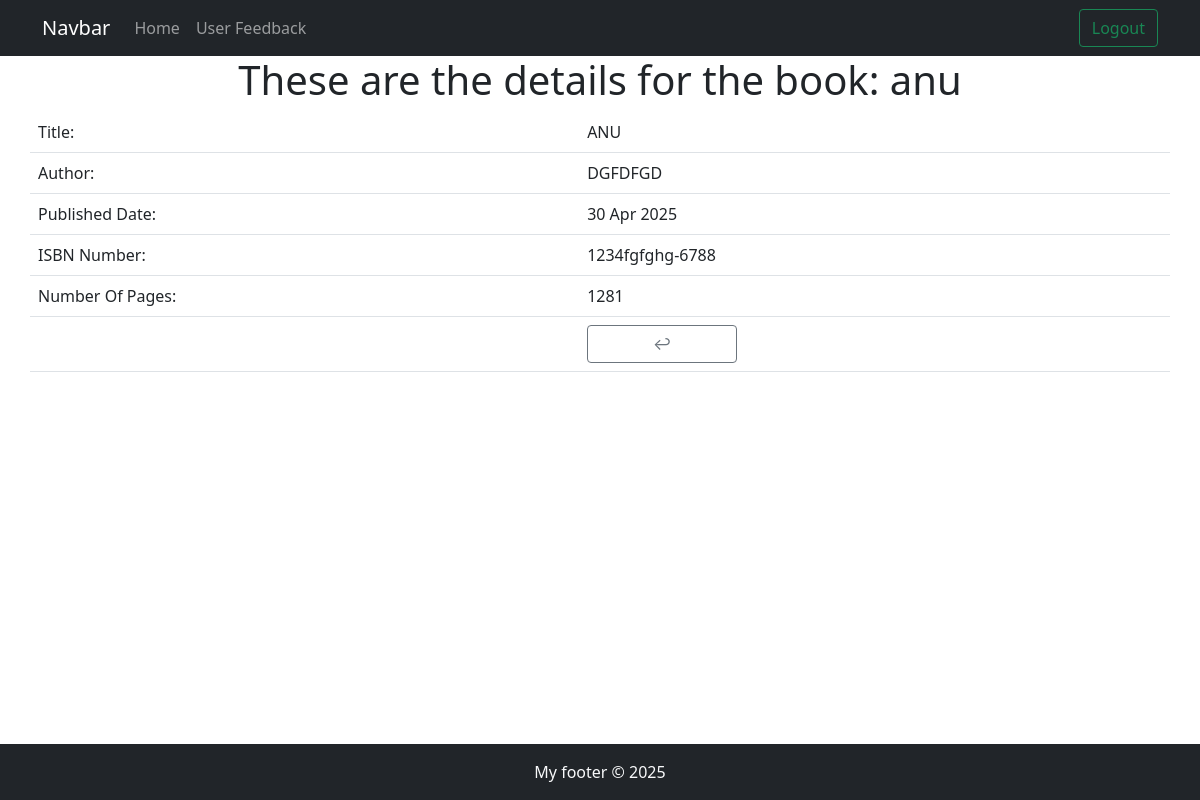
/book_details/2/ (signed in), run on the app's committed database.
### main/models.py (models this page shows, shortened)
class Book(models.Model):
    title = models.CharField(max_length=255, unique=True)
    author = models.CharField(max_length=100)
    published_date = models.DateField()
    isbn = models.CharField(max_length=100)
    pages = models.IntegerField()
    class Meta:
        db_table = "book"

### main/views.py (the view)
# urls.py: path('book_details/<int:id>/', views.book_details, name='book_details'),
@login_required
def book_details(request, id):
    book = Book.objects.get(id=id)
    context = {
        'book':book,
    }
    return render(request, 'main/book_details.html', context)

### templates/main/book_details.html (shortened to what this page needs)
{% extends 'main/base.html' %}
{% block content %}
    <div class="text-center">
        <h1>These are the details for the book: {{ book.title }}</h1>
    </div>
    <table class="table">
        <tbody>
            <tr>
                <td>Title: </td>
                <td>{{ book.title|upper }}</td>
            </tr>
            <tr>
                <td>Author: </td>
                <td>{{ book.author|upper }}</td>
            </tr>
            <tr>
                <td>Published Date: </td>
                <td>{{ book.published_date|date:"d M Y" }}</td>
            </tr>
            <tr>
                <td>ISBN Number: </td>
                <td>{{ book.isbn }}</td>
            </tr>
            <tr>
                <td>Number Of Pages: </td>
                <td>{{ book.pages }}</td>
            </tr>
            <tr>
                <td></td>
                <td>
                    <a class="btn btn-outline-secondary" href="{% url 'index' %}" style="width: 150px;">
                        <span style='font-size:16px;'>&#8617; </span>
                    </a>
                </td>
            </tr>
        </tbody>
    </table>
{% endblock content %}

### data on the page
Book: title "anu", title "ANU", author "DGFDFGD", published_date "30 Apr 2025", isbn "1234fgfghg-6788", pages "1281"
